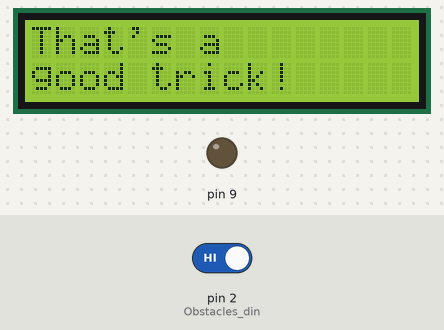
Bench run of a sketch on a simulated Arduino Uno, built with avr-gcc and run on an emulated ATmega328P. Parts: 16×2 character LCD, output pins drawn as LEDs (lit = HIGH). The inputs (shaded band) are chosen by the test bench; at power-on: pin 2 (Obstacles_din) HIGH. What the sketch prints to the serial monitor is not drawn.

Above: at 0.1 s.
3.3 s: pin 2 (Obstacles_din) driven LOW
At 22.4 s:
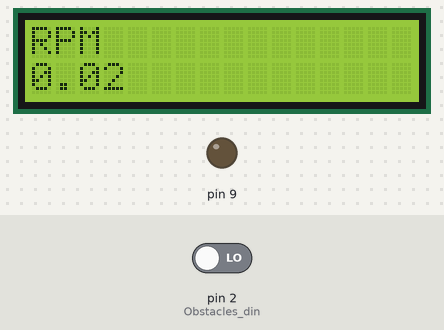
At 42.5 s:
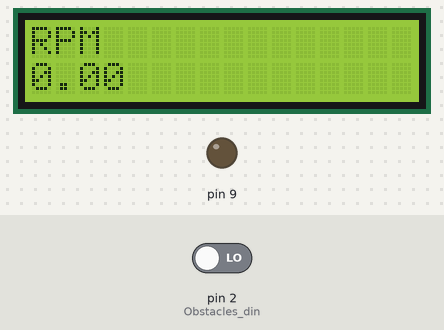
Timing chart, 0 to 43.5 s (numbered marks = the images above; inputs shaded):
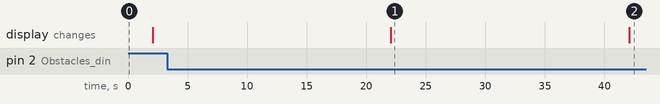

The sketch:

Display_tacho_test.ino
```cpp
//#include <timeLib.h>


//declaring LCD
#include <LiquidCrystal.h>
const int rs = 12, en = 11, d4 = 3, d5 = 4, d6 = 5, d7 = 6;
LiquidCrystal lcd(rs, en, d4, d5, d6, d7);
int Contrast = 0;

//declaring sensor pins
int Obstacles_din = 2;
int Obstacles_ain = A0;

//declaring variables
float rev;
float rpm;
float oldtimeo;
float timeo;


void setup()
{
  analogWrite(9,Contrast);
  pinMode(Obstacles_din,INPUT);
  pinMode(Obstacles_ain,INPUT);
  Serial.begin(9600);
  attachInterrupt(digitalPinToInterrupt(Obstacles_din), beam, CHANGE);

  // set up the LCD's number of columns and rows:
  lcd.begin(16, 2);

  // Print a message to the LCD.
  lcd.print("That's a");
  lcd.setCursor(0, 1);
  lcd.print("good trick!");
  delay(2000);
  lcd.clear();
}
void loop()
{
  delay(20000);

  timeo=millis()-oldtimeo;        //finds the timeo
  rpm=(rev/timeo)*500;            //calculates rpm

  //Clearing the LCD
  lcd.clear();
  //printing to the LCD
  lcd.setCursor(0, 1);
  lcd.print(rpm);
  lcd.setCursor(0, 0);
  lcd.print("RPM");

  //printing stuff to test
  //Serial.println(rev);
  //Serial.println(digitalRead(Obstacles_din));
  //Serial.println(millis());
  //Serial.println(timeo);
  //Serial.println(oldtimeo);
  Serial.println(rpm);

  oldtimeo=millis();             //saves the current timeo
  rev = 0;
}


void beam(){         //interrupt service routine
rev++;
Serial.println("ISR active");
}
```

Measured:
- after the input at 3.3 s, the display: changes after 18.8 s (image 1)
- what the display in image 1 shows lasts 20.0 s, from 22.1 s to 42.1 s
